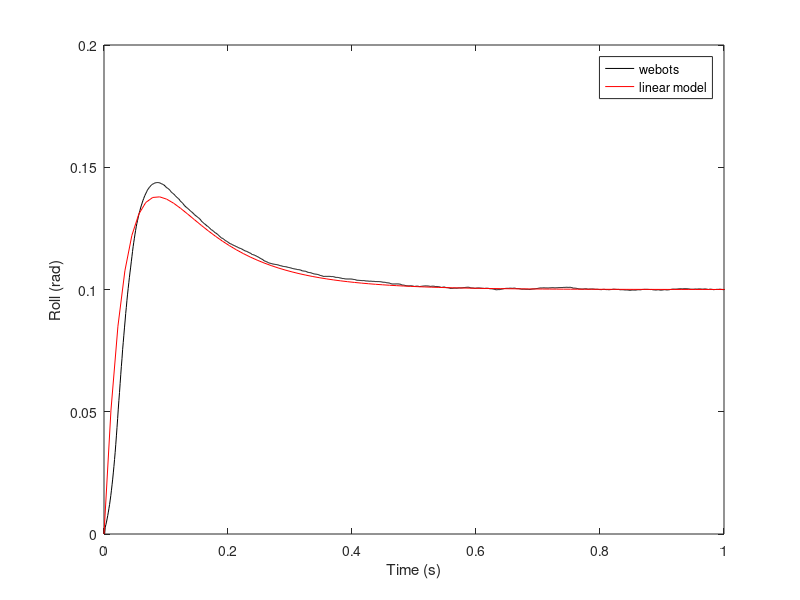

The MATLAB script that drew this image:
%# time, goalRoll, roll, rollrate, goalSteer, steer, speed 
clear all
close all
clc

%load webots data
d=load('webots_data_ml.txt');
t = d(:,1);
roll = d(:,3);

%set up TF for webots controller
h = 0.04;
a = 0.07;
b = .152;
c = 0.008;
lam = 1;
U = mean(d(:,7));
g = 9.81;
kp = 4;
stepMag = .1;

s = tf('s');
%set up open loop TF
P = minreal(sin(lam)/b* (a/h*U*s + U^2/h - g*a*c/(h*U))/(s^2-g/h))
kp = 5;
ki = 25;
C = ki/s+kp;
%compute closed loop TF at our kp:
Gcl = minreal(C*P/(1+C*P));

%compute step response of closed loop system
[ysim,tsim] = step(Gcl,max(t));
%scale step response by goal roll magnitude
ysim = ysim*stepMag;

%plot results
figure
plot(t,roll,'k',tsim,ysim,'r')
legend('webots','linear model')
xlabel('Time (s)')
ylabel('Roll (rad)')
xlim([0 1])
